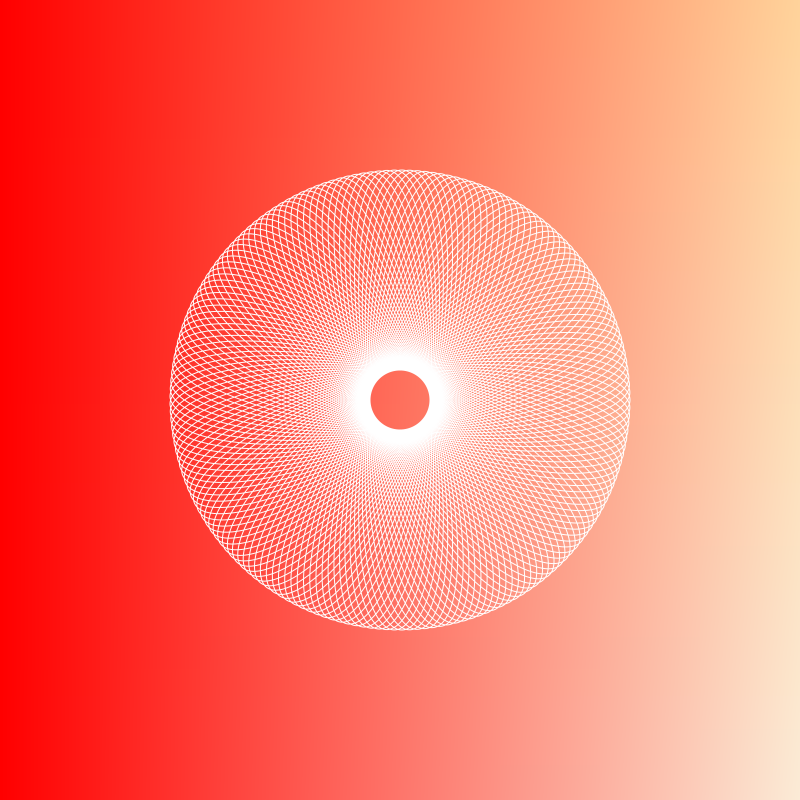

Julia code for this plot:
##
using Luxor


##
Drawing(800,800, "donut.png")
origin()

garishmesh = mesh(
    box(BoundingBox(), vertices=true),
    ["red", "red", "burlywood1", "antiquewhite"])

setmesh(garishmesh)

paint()

setline(1)
sethue("white")
hypotrochoid(181, 81, 130, :stroke)

finish()
preview()